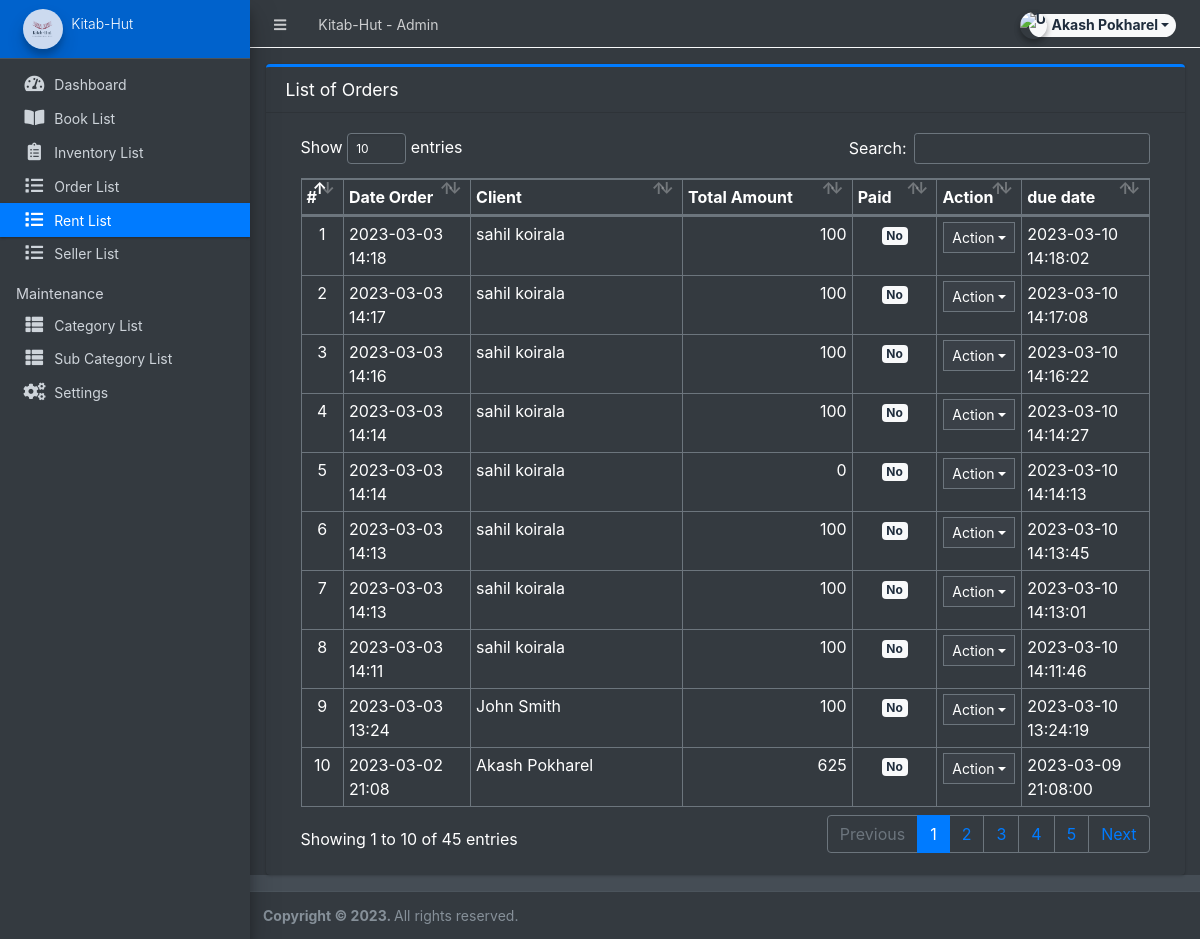
The app's page /admin/?page=rent (signed in) with its own data.
### tables this page shows
CREATE TABLE `rent` (
  `id` int(30) NOT NULL,
  `client_id` int(30) NOT NULL,
  `delivery_address` text NOT NULL,
  `payment_method` varchar(100) NOT NULL,
  `order_type` tinyint(1) NOT NULL COMMENT '1= pickup,2= deliver',
  `amount` double NOT NULL DEFAULT 100,
  `status` tinyint(2) NOT NULL DEFAULT 0,
  `paid` tinyint(1) NOT NULL DEFAULT 0,
  `date_created` datetime NOT NULL DEFAULT current_timestamp(),
  `date_updated` datetime DEFAULT NULL ON UPDATE current_timestamp(),
  `due_date` datetime DEFAULT NULL
);

### admin/rent/index.php (the view, shortened to what this page needs)
<div class="card card-outline card-primary">
	<div class="card-header">
		<h3 class="card-title">List of Orders</h3>
	</div>
	<div class="card-body">
		<div class="container-fluid">
        <div class="container-fluid">
			<table class="table table-bordered table-stripped">
				<colgroup>
					<col width="5%">
					<col width="15%">
					<col width="25%">
					<col width="20%">
					<col width="10%">
					<col width="10%">
					<col width="15%">
				</colgroup>
				<thead>
					<tr>
						<th>#</th>
						<th>Date Order</th>
						<th>Client</th>
						<th>Total Amount</th>
						<th>Paid</th>
						<th>Action</th>
                        <th>due date</th>
					</tr>
				</thead>
				<tbody>
					<?php
					$i = 1;
						$qry = $conn->query("SELECT o.*,concat(c.firstname,' ',c.lastname) as client from `rent` o inner join clients c on c.id = o.client_id order by unix_timestamp(o.date_created) desc ");
                        while($row = $qry->fetch_assoc()):
					?>
						<tr>
							<td class="text-center"><?php echo $i++; ?></td>
							<td><?php echo date("Y-m-d H:i",strtotime($row['date_created'])) ?></td>
							<td><?php echo $row['client'] ?></td>
							<td class="text-right"><?php echo number_format($row['amount']) ?></td>
							<td class="text-center">
                                <?php if($row['paid'] == 0): ?>
                                    <span class="badge badge-light">No</span>
                                <?php else: ?>
                                    <span class="badge badge-success">Yes</span>
                                <?php endif; ?>
                            </td>
							<td align="center">
								 <button type="button" class="btn btn-flat btn-default btn-sm dropdown-toggle dropdown-icon" data-toggle="dropdown">
				                  		Action
				                  </button>
							</td>
                            <td><?php echo $row['due_date'] ?></td>
						</tr>
					<?php endwhile; ?>
				</tbody>
			</table>
		</div>
		</div>
	</div>
</div>

### records on screen
rent: date_created "2023-03-03 14:18", client "sahil koirala", amount "100", paid "No", due_date "2023-03-10 14:18:02"
rent: date_created "2023-03-03 14:17", client "sahil koirala", amount "100", paid "No", due_date "2023-03-10 14:17:08"
rent: date_created "2023-03-03 14:16", client "sahil koirala", amount "100", paid "No", due_date "2023-03-10 14:16:22"
rent: date_created "2023-03-03 14:14", client "sahil koirala", amount "100", paid "No", due_date "2023-03-10 14:14:27"
rent: date_created "2023-03-03 14:14", client "sahil koirala", amount "0", paid "No", due_date "2023-03-10 14:14:13"
rent: date_created "2023-03-03 14:13", client "sahil koirala", amount "100", paid "No", due_date "2023-03-10 14:13:45"
rent: date_created "2023-03-03 14:13", client "sahil koirala", amount "100", paid "No", due_date "2023-03-10 14:13:01"
rent: date_created "2023-03-03 14:11", client "sahil koirala", amount "100", paid "No", due_date "2023-03-10 14:11:46"
rent: date_created "2023-03-03 13:24", client "John Smith", amount "100", paid "No", due_date "2023-03-10 13:24:19"
rent: date_created "2023-03-02 21:08", client "Akash Pokharel", amount "625", paid "No", due_date "2023-03-09 21:08:00"

### other values on screen
$_settings->info('name') "Kitab-Hut"
$_settings->userdata('firstname').' '.$_settings->userdata('lastname') "Akash Pokharel"
$_settings->info('short_name') "Kitab-Hut"
